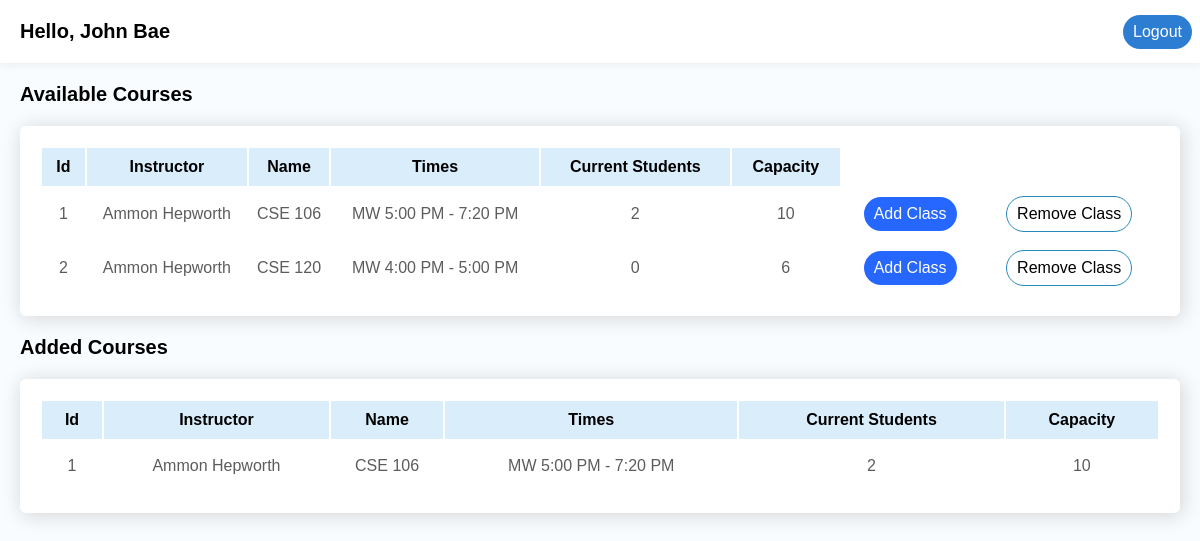
/ (signed in), run on an earlier commit of the app's database.
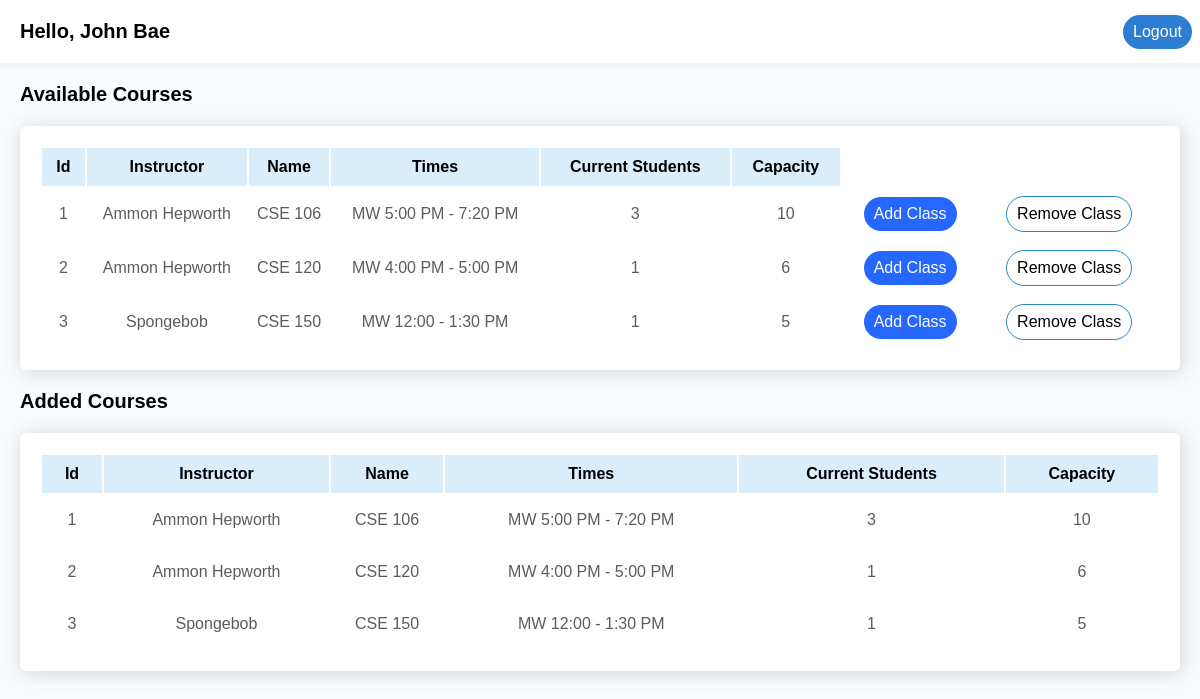
And on a later commit of the database.
### app.py (models this page shows, shortened)
class User(UserMixin, db.Model):
  id = db.Column(db.Integer, primary_key=True)
  name = db.Column(db.String, unique=False, nullable=False)
  username = db.Column(db.String, unique=True, nullable=False)
  password = db.Column(db.String, unique=True, nullable=False)
  role = db.Column(db.String, unique=False, nullable=False)
  students = db.relationship('Student', backref=db.backref('user', uselist=False))

class Classes(db.Model):
  id = db.Column(db.Integer, primary_key=True)
  instructor = db.Column(db.String, unique=False, nullable=False)
  class_name = db.Column(db.String, unique=True, nullable=False)
  class_times = db.Column(db.String, unique=False, nullable=False)
  cur_students = db.Column(db.Integer, unique=False)
  cap = db.Column(db.Integer, unique=False, nullable=False)
  students = db.relationship('Student', secondary='class_student', backref='class')

### app.py (the view, shortened to what this page needs)
@app.route('/index', methods=["GET", "POST"])
@app.route('/')
@login_required
def index():
  if(current_user.role == "student"):
    db.session.commit()
    return render_template("student.html", student=current_user.name, classes=Classes.query.all(), added_classes=Student.query.filter_by(user_id=current_user.id).first().courses)
  elif(current_user.role == "admin"):
    return redirect("/admin")

### app.py (called while the page is built)
@app.before_request
def check_for_admin():
  if request.path.startswith('/admin/') and not current_user.role == "admin":
    return abort(403)

@login_manager.user_loader
def load_user(user_id):
  return User.query.get(user_id)

### templates/student.html (shortened to what this page needs)
<!DOCTYPE html>
<html lang="en">
  <head>
    <link rel="stylesheet" href="{{url_for('static', filename='main.css')}}" />
  </head>
  <body class="student-body">
    <div class="top-header">
      <h3 class="student-name">Hello, {{student}}</h3>
      <form action="/logout">
        <input type="submit" value="Logout" />
      </form>
    </div>
    <div class="table-view">
      <table>
        <h4 class="table-heading">Available Courses</h4>
        <thead>
          <tr>
            <th>Id</th>
            <th>Instructor</th>
            <th>Name</th>
            <th>Times</th>
            <th>Current Students</th>
            <th>Capacity</th>
          </tr>
        </thead>
        <tbody>
          {% for class in classes %}
          <tr>
            <td>{{ class.id }}</td>
            <td>{{ class.instructor }}</td>
            <td>{{ class.class_name }}</td>
            <td>{{ class.class_times }}</td>
            <td>{{ class.cur_students }}</td>
            <td>{{ class.cap }}</td>
            <td>
              <button class="add-class-btn btn">Add Class</button>
            </td>
            <td>
              <button class="remove-class-btn btn">Remove Class</button>
            </td>
          </tr>
          {% endfor %}
        </tbody>
      </table>
      <table>
        <h4 class="table-heading">Added Courses</h4>
        <thead>
          <tr>
            <th>Id</th>
            <th>Instructor</th>
            <th>Name</th>
            <th>Times</th>
            <th>Current Students</th>
            <th>Capacity</th>
          </tr>
        </thead>
        <tbody>
          {% for class in added_classes %}
          <tr>
            <td>{{ class.id }}</td>
            <td>{{ class.instructor }}</td>
            <td>{{ class.class_name }}</td>
            <td>{{ class.class_times }}</td>
            <td>{{ class.cur_students }}</td>
            <td>{{ class.cap }}</td>
          </tr>
          {% endfor %}
        </tbody>
      </table>
    </div>
  </body>
</html>

### static/main.css (style rules this page uses)
* { padding: 0; margin: 0; font-family: "Lucida Sans", "Lucida Sans Regular", "Lucida Grande", "Lucida Sans Unicode", Geneva, Verdana, sans-serif; }
.btn { all: unset; padding: 8px 10px; background-color: #2d7dd2; color: white; margin: 8px; text-align: center; border-radius: 25px; font-size: 1rem; white-space: nowrap; }
input[type="submit"] { all: unset; padding: 8px 10px; background-color: #2d7dd2; color: white; margin: 8px; text-align: center; border-radius: 25px; font-size: 1rem; transition: background-color 0.3s; }
form { display: flex; flex-flow: column; }
.table-view { display: flex; flex-flow: column; }
table { justify-self: center; background-color: #fff; border-radius: 6px; box-shadow: 2px 2px 20px lightgray; margin: 0 20px 0 20px; padding: 20px; }
th { background-color: #daedfb; padding: 10px; }
td { text-align: center; color: rgb(92, 92, 92); height: 50px; margin: 10px; }
.student-body { background-color: rgb(248, 252, 255); }
.student-name, .teacher-name { font-weight: 900; padding: 20px; font-size: 1.25rem; }
.top-header { display: flex; justify-content: space-between; align-items: center; background-color: #fff; box-shadow: 0 0.5px 8px rgb(233, 233, 233); }
.table-heading { margin: 20px; font-size: 1.25rem; font-weight: 900; }
.add-class-btn { background-color: #2667ff; transition: background-color 0.3s; }
.remove-class-btn { background-color: #fff; color: #000; border: 0.5px solid #2589bd; transition: background-color 0.3s, color 0.3s; }

What changed in the data, as far as the page shows it:
changed Classes "CSE 106": cur_students "2" → "3"
now on one of the page's lists (row edited): Classes: id "2", instructor "Ammon Hepworth", class_name "CSE 120", class_times "MW 4:00 PM - 5:00 PM", cur_students "1", cap "6"
changed Classes "CSE 120": cur_students "0" → "1"
added Classes: id "3", instructor "Spongebob", class_name "CSE 150", class_times "MW 12:00 - 1:30 PM", cur_students "1", cap "5"
